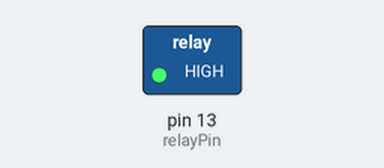
Simulated run of this sketch. Board: Arduino Uno, built with avr-gcc and run on an emulated ATmega328P. Parts: switched loads named in the sketch (green lamp = pin HIGH). Dashed ring = blinking.

Above: at 0.5 s.
Timing chart, 0 to 4.6 s (numbered marks = the images above):
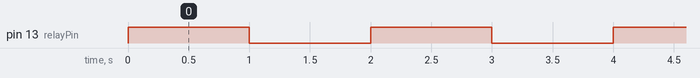

The sketch:

Relay.ino
```cpp
int relayPin = 13;

// the setup routine runs once when you press reset:
void setup() {
  // initialize the digital pin as an output.
  pinMode(relayPin, OUTPUT);
}

void loop() {
  digitalWrite(relayPin, HIGH);
  delay(1000);
  digitalWrite(relayPin, LOW);
  delay(1000);
}
```

Measured:
- by itself, pin 13 (relayPin): alternates HIGH for 1.0 s and LOW for 1.0 s
